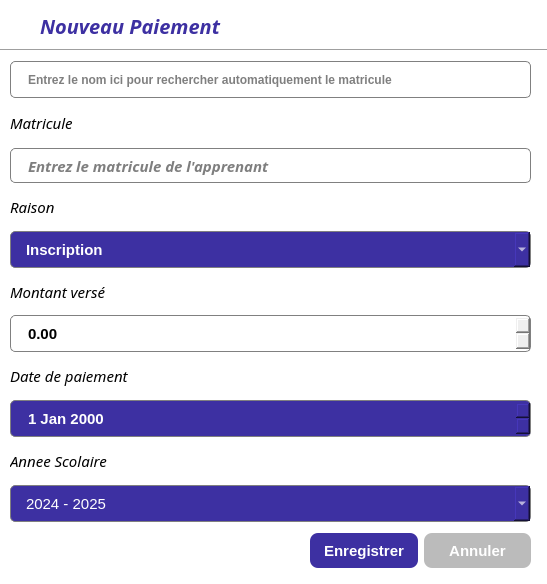
<?xml version="1.0" encoding="UTF-8"?>
<ui version="4.0">
 <class>Dialog</class>
 <widget class="QDialog" name="Dialog">
  <property name="geometry">
   <rect>
    <x>0</x>
    <y>0</y>
    <width>547</width>
    <height>584</height>
   </rect>
  </property>
  <property name="windowTitle">
   <string>Gestions de Apprenants</string>
  </property>
  <property name="windowIcon">
   <iconset resource="resources.qrc">
    <normaloff>:/icons/logo_zanischool.png</normaloff>:/icons/logo_zanischool.png</iconset>
  </property>
  <property name="styleSheet">
   <string notr="true">QDialog{
background-color: rgb(255, 255, 255);
}

QLineEdit{
border: 1px solid gray;
border-radius: 5px;
height:35px;
padding-left:15px;
}

QDoubleSpinBox{
border: 1px solid gray;
border-radius: 5px;
height:35px;
padding-left:15px;
font-weight:bold;
font-size:15px;
}

QDateEdit{
border: 1px solid gray;
border-radius: 5px;
height:35px;
padding-left:15px;
color:white;
background-color: rgb(61, 48, 162);
font-weight:bold;
font-size:15px;
}

QComboBox{
border: 1px solid gray;
border-radius: 5px;
height:35px;
padding-left:15px;
color:white;
background-color: rgb(61, 48, 162);
selection-background-color: rgb(176, 94, 255);
font-size:15px;
}

</string>
  </property>
  <widget class="Line" name="line">
   <property name="geometry">
    <rect>
     <x>0</x>
     <y>40</y>
     <width>551</width>
     <height>20</height>
    </rect>
   </property>
   <property name="orientation">
    <enum>Qt::Horizontal</enum>
   </property>
  </widget>
  <widget class="QWidget" name="layoutWidget_2">
   <property name="geometry">
    <rect>
     <x>310</x>
     <y>530</y>
     <width>221</width>
     <height>42</height>
    </rect>
   </property>
   <layout class="QHBoxLayout" name="horizontalLayout_2">
    <item>
     <widget class="QPushButton" name="savePayementBtn">
      <property name="minimumSize">
       <size>
        <width>0</width>
        <height>35</height>
       </size>
      </property>
      <property name="font">
       <font>
        <pointsize>-1</pointsize>
        <weight>75</weight>
        <bold>true</bold>
       </font>
      </property>
      <property name="styleSheet">
       <string notr="true">QPushButton{
color:white;
border:none;
border-radius:8px;
font-size:15px;
background-color: rgb(61, 48, 162);
font-weight:bold;
}</string>
      </property>
      <property name="text">
       <string>Enregistrer</string>
      </property>
     </widget>
    </item>
    <item>
     <widget class="QPushButton" name="paye_cancel_btn">
      <property name="minimumSize">
       <size>
        <width>0</width>
        <height>35</height>
       </size>
      </property>
      <property name="font">
       <font>
        <pointsize>-1</pointsize>
        <weight>75</weight>
        <bold>true</bold>
       </font>
      </property>
      <property name="styleSheet">
       <string notr="true">QPushButton{
color:white;
border:none;
border-radius:8px;
font-size:15px;
background-color: rgb(187, 187, 187);
font-weight:bold;
}</string>
      </property>
      <property name="text">
       <string>Annuler</string>
      </property>
     </widget>
    </item>
   </layout>
  </widget>
  <widget class="QLabel" name="label">
   <property name="geometry">
    <rect>
     <x>40</x>
     <y>10</y>
     <width>331</width>
     <height>31</height>
    </rect>
   </property>
   <property name="font">
    <font>
     <family>Montserrat Black</family>
     <pointsize>15</pointsize>
     <weight>75</weight>
     <italic>true</italic>
     <bold>true</bold>
    </font>
   </property>
   <property name="styleSheet">
    <string notr="true">color: rgb(61, 48, 162);</string>
   </property>
   <property name="text">
    <string>Nouveau Paiement</string>
   </property>
  </widget>
  <widget class="QWidget" name="">
   <property name="geometry">
    <rect>
     <x>10</x>
     <y>61</y>
     <width>521</width>
     <height>461</height>
    </rect>
   </property>
   <layout class="QVBoxLayout" name="verticalLayout_7">
    <item>
     <widget class="QLineEdit" name="name_searchlineEdit">
      <property name="font">
       <font>
        <weight>75</weight>
        <bold>true</bold>
       </font>
      </property>
      <property name="placeholderText">
       <string>Entrez le nom ici pour rechercher automatiquement le matricule</string>
      </property>
     </widget>
    </item>
    <item>
     <layout class="QVBoxLayout" name="verticalLayout_6">
      <item>
       <layout class="QVBoxLayout" name="verticalLayout">
        <item>
         <widget class="QLabel" name="label_2">
          <property name="font">
           <font>
            <family>Montserrat Medium</family>
            <pointsize>11</pointsize>
            <italic>true</italic>
           </font>
          </property>
          <property name="text">
           <string>Matricule</string>
          </property>
         </widget>
        </item>
        <item>
         <widget class="QLineEdit" name="paye_matricule_lineEdit">
          <property name="minimumSize">
           <size>
            <width>0</width>
            <height>35</height>
           </size>
          </property>
          <property name="maximumSize">
           <size>
            <width>16777215</width>
            <height>35</height>
           </size>
          </property>
          <property name="font">
           <font>
            <family>Montserrat SemiBold</family>
            <pointsize>11</pointsize>
            <weight>75</weight>
            <italic>true</italic>
            <bold>true</bold>
           </font>
          </property>
          <property name="placeholderText">
           <string>Entrez le matricule de l'apprenant</string>
          </property>
         </widget>
        </item>
       </layout>
      </item>
      <item>
       <layout class="QVBoxLayout" name="verticalLayout_2">
        <item>
         <widget class="QLabel" name="label_3">
          <property name="font">
           <font>
            <family>Montserrat Medium</family>
            <pointsize>11</pointsize>
            <italic>true</italic>
           </font>
          </property>
          <property name="text">
           <string>Raison</string>
          </property>
         </widget>
        </item>
        <item>
         <widget class="QComboBox" name="comboBox">
          <property name="font">
           <font>
            <pointsize>-1</pointsize>
            <weight>75</weight>
            <bold>true</bold>
           </font>
          </property>
          <item>
           <property name="text">
            <string>Inscription</string>
           </property>
          </item>
          <item>
           <property name="text">
            <string>Premiere Tranche</string>
           </property>
          </item>
          <item>
           <property name="text">
            <string>Deuxieme Tranche</string>
           </property>
          </item>
         </widget>
        </item>
       </layout>
      </item>
      <item>
       <layout class="QVBoxLayout" name="verticalLayout_3">
        <item>
         <widget class="QLabel" name="label_4">
          <property name="font">
           <font>
            <family>Montserrat Medium</family>
            <pointsize>11</pointsize>
            <italic>true</italic>
           </font>
          </property>
          <property name="text">
           <string>Montant versé</string>
          </property>
         </widget>
        </item>
        <item>
         <widget class="QDoubleSpinBox" name="paye_amount_doubleSpinBox">
          <property name="wrapping">
           <bool>false</bool>
          </property>
         </widget>
        </item>
       </layout>
      </item>
      <item>
       <layout class="QVBoxLayout" name="verticalLayout_4">
        <item>
         <widget class="QLabel" name="label_6">
          <property name="font">
           <font>
            <family>Montserrat Medium</family>
            <pointsize>11</pointsize>
            <italic>true</italic>
           </font>
          </property>
          <property name="text">
           <string>Date de paiement</string>
          </property>
         </widget>
        </item>
        <item>
         <widget class="QDateEdit" name="paye_date_dateEdit">
          <property name="font">
           <font>
            <pointsize>-1</pointsize>
            <weight>75</weight>
            <bold>true</bold>
           </font>
          </property>
          <property name="styleSheet">
           <string notr="true"/>
          </property>
         </widget>
        </item>
       </layout>
      </item>
      <item>
       <layout class="QVBoxLayout" name="verticalLayout_5">
        <item>
         <widget class="QLabel" name="label_5">
          <property name="font">
           <font>
            <family>Montserrat Medium</family>
            <pointsize>11</pointsize>
            <italic>true</italic>
           </font>
          </property>
          <property name="text">
           <string>Annee Scolaire</string>
          </property>
         </widget>
        </item>
        <item>
         <widget class="QComboBox" name="paye_annee_comboBox">
          <property name="font">
           <font>
            <pointsize>-1</pointsize>
           </font>
          </property>
          <item>
           <property name="text">
            <string>2024 - 2025</string>
           </property>
          </item>
          <item>
           <property name="text">
            <string>2023 -2024</string>
           </property>
          </item>
          <item>
           <property name="text">
            <string>2022-2023</string>
           </property>
          </item>
          <item>
           <property name="text">
            <string>2021-2022</string>
           </property>
          </item>
          <item>
           <property name="text">
            <string>2020-2021</string>
           </property>
          </item>
          <item>
           <property name="text">
            <string/>
           </property>
          </item>
          <item>
           <property name="text">
            <string/>
           </property>
          </item>
         </widget>
        </item>
       </layout>
      </item>
     </layout>
    </item>
   </layout>
  </widget>
 </widget>
 <resources>
  <include location="resources.qrc"/>
 </resources>
 <connections/>
</ui>
